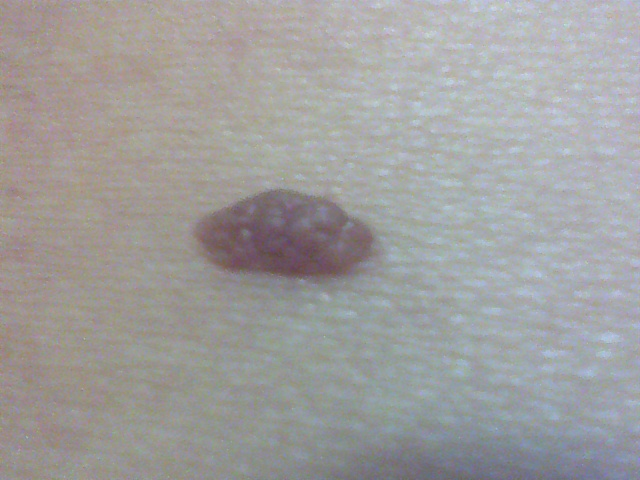
%> input picture Lab3_PDI/base_datos/img8.jpg, 640 x 480 px
$ octave deteccionbordergb_2.m   (GNU Octave 9; MATLAB toolbox functions it lacks are replaced by stand-ins)
%> lines starting %> are read from the running program, lines starting %| are printed output that depends on the picture; in (x1, y1, x2, y2) boxes, pixels count from 0 and x2, y2 are one past the last pixel; in counts of white or black regions, pixels touching at a corner belong together; the program's own positions count from 1
% Implementacion of
% Spectral Ratio Contrast Algorithm for Edge Detection.
% Cristian Martínez - Felipe Lamas.

%%

clear all;
close all;
clc;

img = imread('img8.jpg');
%> img is the input picture: size 480x640x3 uint8; mean R, G, B 159.5, 158.4, 157.9
imgr = img(:,:,1);
imgg = img(:,:,2);
imgb = img(:,:,3);
T = 130;

% Model-Based Edge Signature Identification
% red
imgrlunar = min(imgr,T);
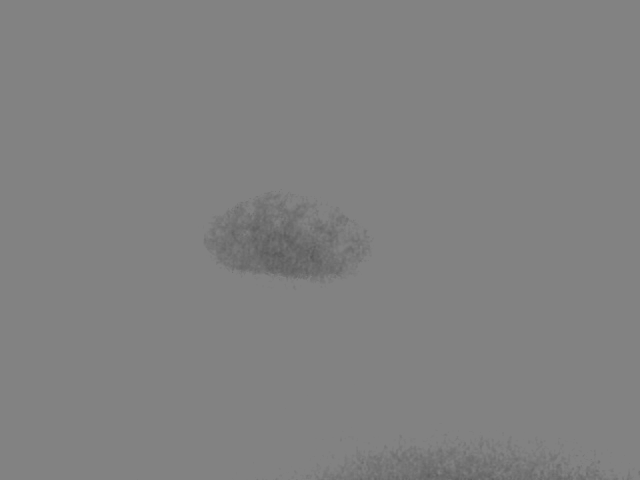
%> imgrlunar: size 480x640 uint8; min 88, max 130, mean 129.2
imgrlunar = double(imgrlunar);
%> imgrlunar: size 480x640 double
imgrlunarmin = imgrlunar < T;
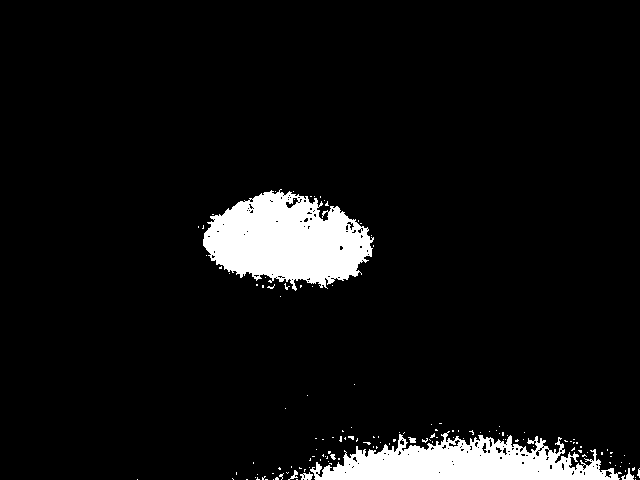
%> imgrlunarmin: size 480x640 logical; 6.7% white; 139 white regions (132 under 20 px), largest, box (x1, y1, x2, y2) and area: (203, 189, 374, 291) 11165, (310, 431, 622, 480) 8675, (621, 468, 634, 480) 67
imgrlunarmin = uint8(imgrlunarmin);
imgr01 = imgr.*imgrlunarmin;
%imgr01 = imgr01(180:300,190:380);
meanr01 = mean(mean(imgr01));
%> meanr01 = 7.86

figure(1)
imshow(imgr01)
imgrpiel = max(imgr,T);
imgrpiel = double(imgrpiel);
%> imgrpiel: size 480x640 double
imgrpielmax = imgrpiel > T;
%> imgrpielmax: size 480x640 logical; 93% white; 131 black regions (122 under 20 px), largest, box (x1, y1, x2, y2) and area: (203, 189, 375, 291) 11511, (300, 430, 622, 480) 9276, (621, 467, 636, 480) 89
imgrpielmax = uint8(imgrpielmax);
imgr02 = imgr.*imgrpielmax;
%imgr02 = imgr02(180:300,190:380);
meanr02 = mean(mean(imgr02));
%> meanr02 = 151.2
figure(2)
imshow(imgr02)

%green
imgglunar = min(imgg,T);
imgglunar = double(imgglunar);
%> imgglunar: size 480x640 double
imgglunarmin = imgglunar < T;
%> imgglunarmin: size 480x640 logical; 6.4% white; 86 white regions (83 under 20 px), largest, box (x1, y1, x2, y2) and area: (193, 189, 377, 291) 12597, (306, 439, 611, 480) 6842, (450, 443, 458, 448) 21
imgglunarmin = uint8(imgglunarmin);
imgg01 = imgg.*imgglunarmin;
%imgg01 = imgg01(180:300,190:380);
meang01 = mean(mean(imgg01));
%> meang01 = 6.9

figure(3)
imshow(imgg01)
imggpiel = max(imgg,T);
imggpiel = double(imggpiel);
%> imggpiel: size 480x640 double
imggpielmax = imggpiel > T;
%> imggpielmax: size 480x640 logical; 93.3% white; 119 black regions (115 under 20 px), largest, box (x1, y1, x2, y2) and area: (193, 189, 377, 291) 12774, (306, 439, 611, 480) 7323, (309, 475, 316, 480) 23, (296, 466, 304, 471) 20
imggpielmax = uint8(imggpielmax);
imgg02 = imgg.*imggpielmax;
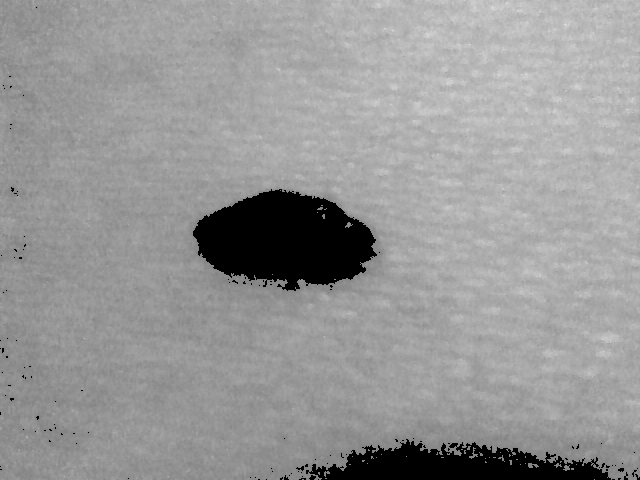
%> imgg02: size 480x640 uint8; min 0, max 225, mean 151.2
%imgg02 = imgg02(180:300,190:380);
meang02 = mean(mean(imgg02));
%> meang02 = 151.2
figure(4)
imshow(imgg02)

%blue
imgblunar = min(imgb,T);
imgblunar = double(imgblunar);
%> imgblunar: size 480x640 double
imgblunarmin = imgblunar < T;
%> imgblunarmin: size 480x640 logical; 8.3% white; 1401 white regions (1289 under 20 px), largest, box (x1, y1, x2, y2) and area: (193, 189, 378, 289) 12027, (314, 444, 513, 480) 2896, (39, 383, 64, 402) 128
imgblunarmin = uint8(imgblunarmin);
imgb01 = imgb.*imgblunarmin;
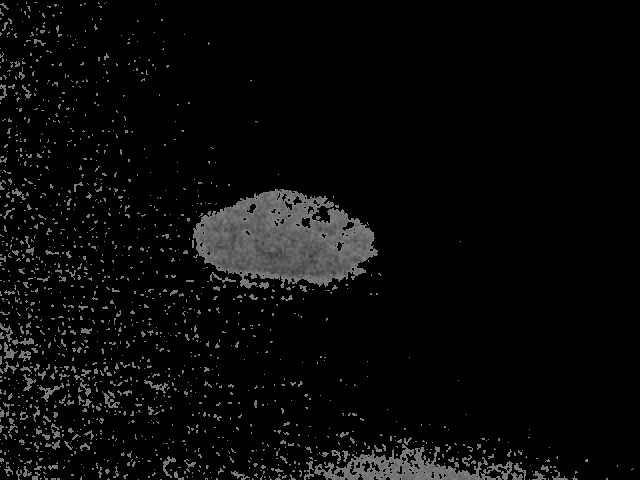
%> imgb01: size 480x640 uint8; min 0, max 129, mean 9.5
%imgb01 = imgb01(180:300,190:380);
meanb01 = mean(mean(imgb01));
%> meanb01 = 9.49

figure(5)
imshow(imgb01)
imgbpiel = max(imgb,T);
imgbpiel = double(imgbpiel);
%> imgbpiel: size 480x640 double
imgbpielmax = imgbpiel > T;
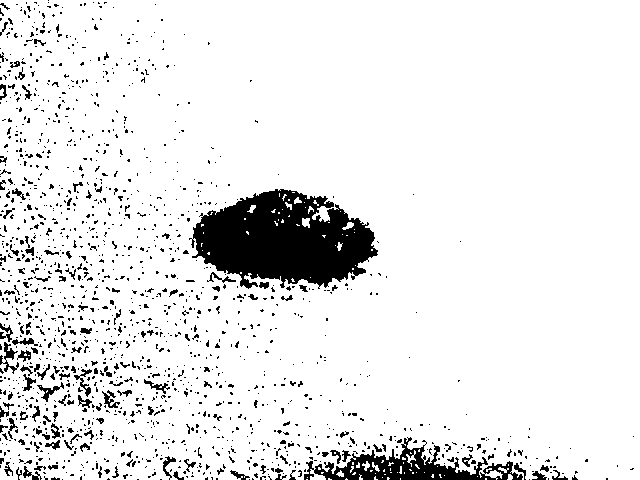
%> imgbpielmax: size 480x640 logical; 90.9% white; 1505 black regions (1367 under 20 px), largest, box (x1, y1, x2, y2) and area: (189, 189, 378, 289) 12260, (304, 437, 523, 480) 3318, (0, 342, 19, 374) 210
imgbpielmax = uint8(imgbpielmax);
imgb02 = imgb.*imgbpielmax;
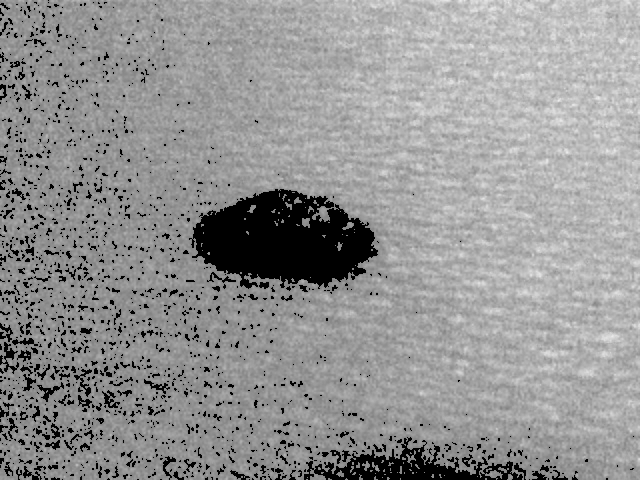
%> imgb02: size 480x640 uint8; min 0, max 236, mean 147.4
%imgb02 = imgb02(180:300,190:380);
meanb02 = mean(mean(imgb02));
%> meanb02 = 147.4
figure(6)
imshow(imgb02)

rhor = [meanr01/meanr02 meang01/meang02 meanb01/meanb02;...
    meanr01/meanr02 meang01/meang02 meanb01/meanb02];
%> rhor = [0.052 0.0456 0.0644; 0.052 0.0456 0.0644]

imgr = double(imgr);
%> imgr: size 480x640 double
imgg = double(imgg);
%> imgg: size 480x640 double
imgb = double(imgb);
%> imgb: size 480x640 double
%% Sparse Spatio-Spectral Mask Development

e = 0.75;

for i = 2:479
    for j = 2:639
        kappammas = [imgr(i-1,j)/imgr(i+1,j) imgg(i-1,j)/imgg(i+1,j) imgb(i-1,j)/imgb(i+1,j);...
            imgr(i,j-1)/imgr(i,j+1) imgg(i,j-1)/imgg(i,j+1) imgb(i,j-1)/imgb(i,j+1)];
        x = abs(kappammas - rhor) < e;
        A(i-1,j-1) = any(any(x));
    end
end
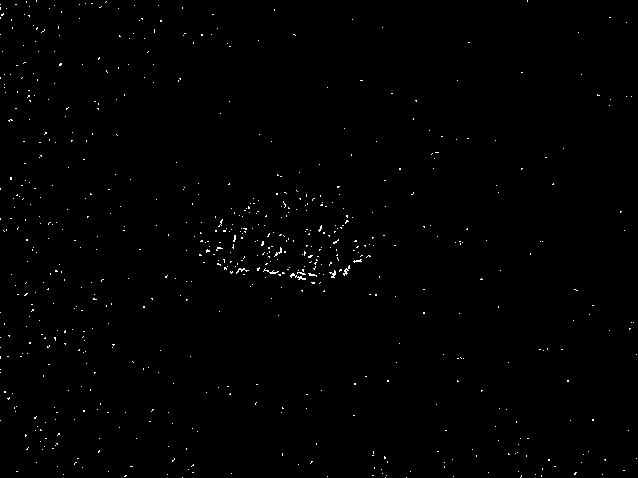
%> A: size 478x638 logical; 0.54% white in thin lines or dots

%> (the run ends here)
